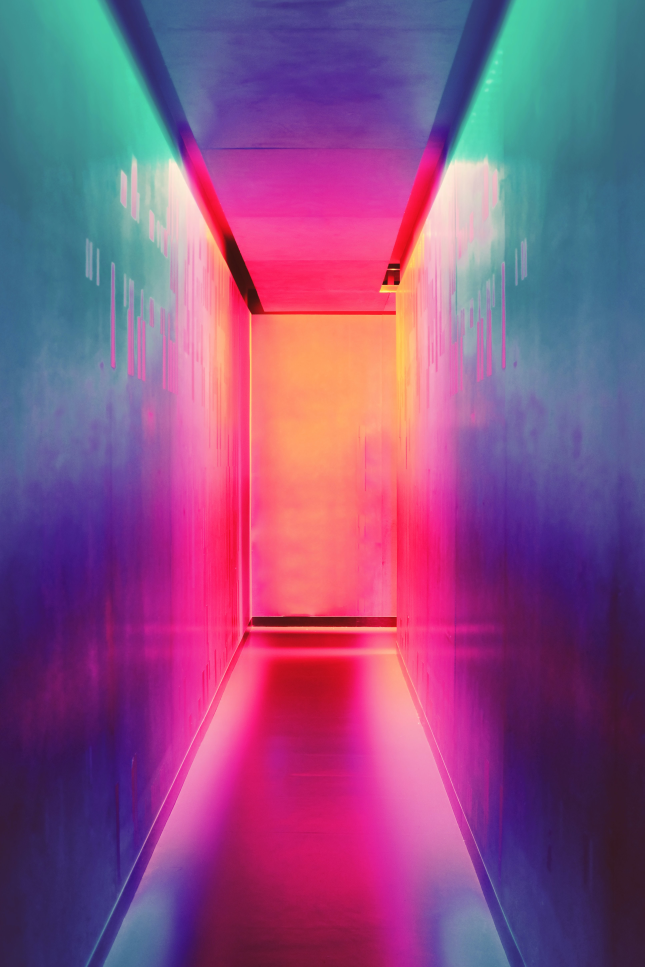
#> input picture A1 - Processamentos Iniciais/Alunos/Lucas Soares Lima/image03.jpg, 3223 x 4834 px (shown at 1/5 size)
$ python exemplos.py
#> lines starting #> are read from the running program, lines starting #| are printed output that depends on the picture
import PIL
from PIL import Image
from matplotlib import image
from matplotlib import pyplot
from numpy import asarray

## LENDO UMA IMAGEM MAPTPLOTLIB ##
data = image.imread("image03.jpg")
#> data is the input picture: shape (4834, 3223, 3); mean R, G, B 137.6, 81.9, 131.3

## LENDO UMA IMAGEM COM PIL ##
img = Image.open('image03.jpg')

print('teste')
## PIL ##

## DADOS DA IMAGEM PIL ##
print(img.format)
#| JPEG
print(img.size)
#| (3223, 4834)

## DADOS DE UMA IMAGEM COMO ARRAY ##
image2 = Image.fromarray(data)
print(type(image2))
#| <class 'PIL.Image.Image'>

## TRASFORMANDO UM ELEMENTO IMAGEM EM ARRAY ##
data = asarray(img)
print(data)
#> (printed output is left out)

## SALVANDO UMA IMAGEM
img.save("img/salvas/image.jpg",format="PNG")

## DEIXANDO UMA IMAGEM CINZA ##
image_cinza = img.convert(mode="L")
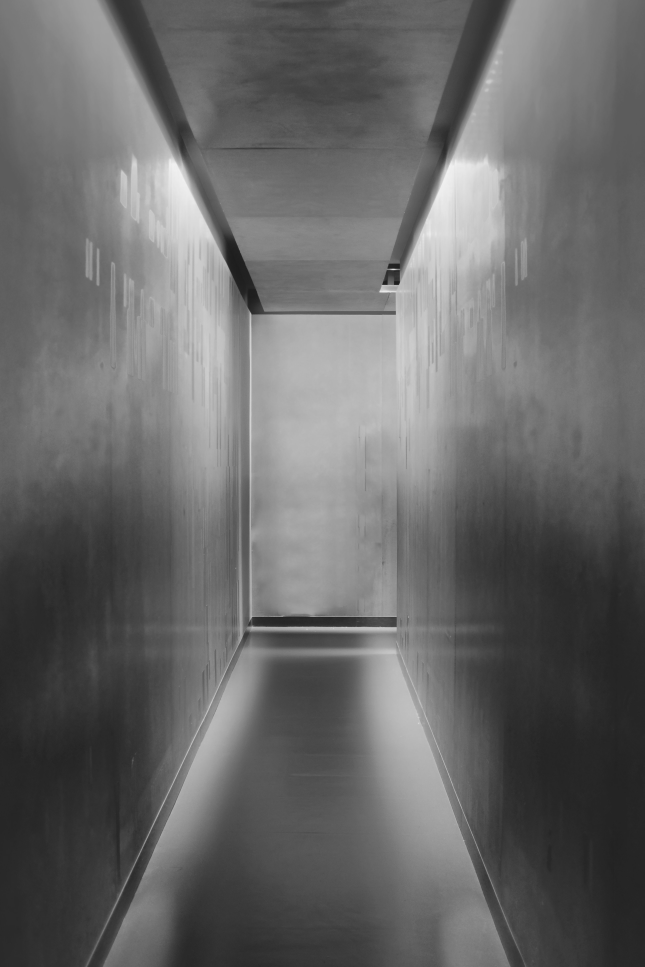
#> image_cinza: PIL image 3223x4834 L (shown at 1/5 size); min 26, max 243, mean 104.2
image_cinza.save("img/salvas/image_cinza.jpg")

## SALVANDO UMA IMAGEM MANTENDO O RADIO ##
print(img.size)
#| (3223, 4834)
img.thumbnail((500,500))
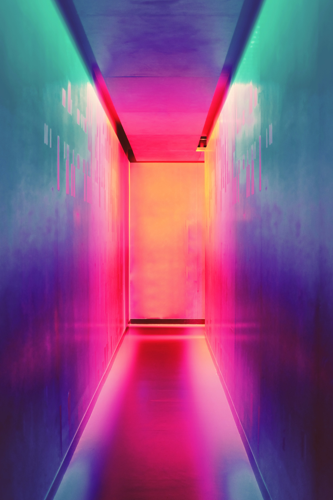
#> img: PIL image 333x500 RGB; mean R, G, B 137.6, 81.9, 131.3
print(img.size)
#| (333, 500)
img.save("img/salvas/image_menor.jpg")

## SALVANDO UMA IMAGEM MANTENDO IGNORANDO O RADIO ##
print(img.size)
#| (333, 500)
image_resize = img.resize((500,500))
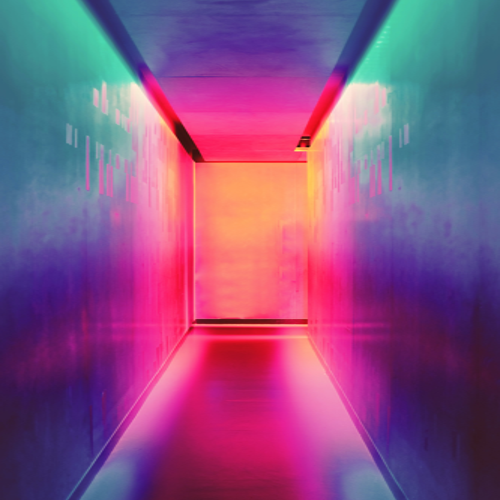
#> image_resize: PIL image 500x500 RGB; mean R, G, B 137.6, 81.9, 131.3
print(img.size)
#| (333, 500)
image_resize.save("img/salvas/image_menor_square.jpg")

## GIRANDO A IMAGEM ##

## Esquerda e direita ##
horizontal_image = img.transpose(Image.FLIP_LEFT_RIGHT)
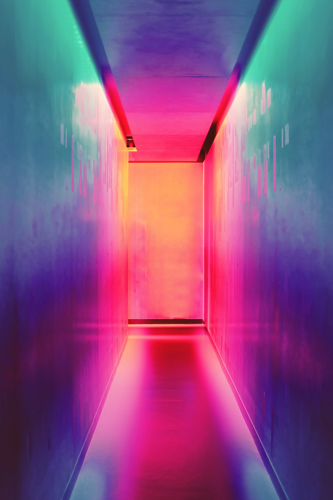
#> horizontal_image: PIL image 333x500 RGB; mean R, G, B 137.6, 81.9, 131.3
horizontal_image.save("img/salvas/image_esqu_dir.jpg")

## Cabeça pra baixo ##
vertical_image = img.transpose(Image.FLIP_TOP_BOTTOM)
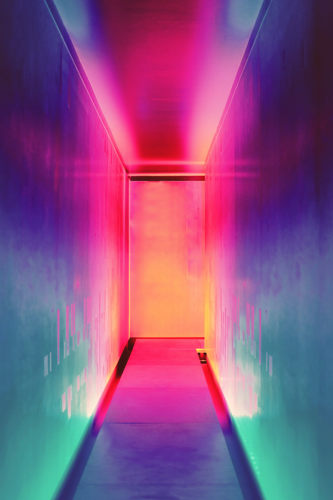
#> vertical_image: PIL image 333x500 RGB; mean R, G, B 137.6, 81.9, 131.3
vertical_image.save("img/salvas/image_up_down.jpg")

## 45 graus ##
image_45 = img.rotate(45)
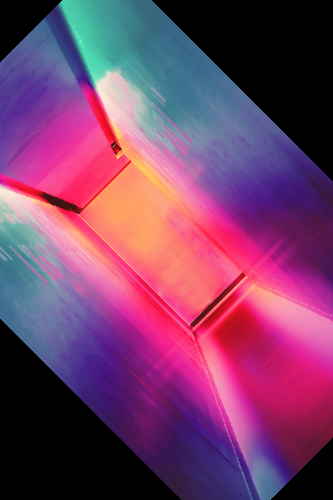
#> image_45: PIL image 333x500 RGB; mean R, G, B 120.2, 63, 103.8
image_45.save("img/salvas/image_45.jpg")

## CORTANDO A IMAGEM ##
image_cropped = img.crop((100,100,200,200))
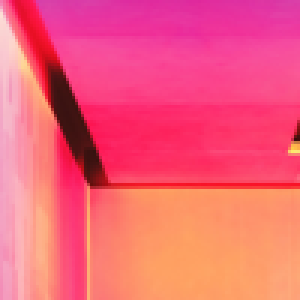
#> image_cropped: PIL image 100x100 RGB (shown 3 times larger); mean R, G, B 243.5, 95.7, 121.7
image_cropped.save("img/salvas/image_crop.jpg")

## NATIVO ##

## DADOS DE UMA IMAGEM COMO ARRAY ##
print(data)
#> (printed output is left out)
print(data.dtype)
#| uint8
print(data.shape)
#| (4834, 3223, 3)
print(data.max())
#| 255
print(data.min())
#| 0
print(pyplot.imshow(data))
#| AxesImage(shape=(4834, 3223, 3))
